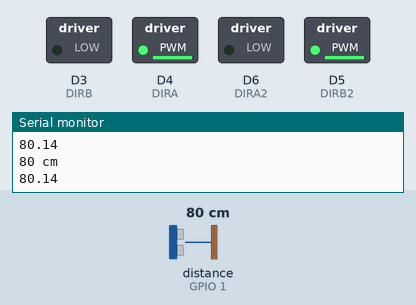
The sketch below on a simulated ESP8266 (NodeMCU). On the bench: switched loads named in the sketch (green lamp = pin HIGH), the last lines printed to the serial monitor. Wiring (inferred from the names in the program): ultrasonic range finder: trigger D8; echo GPIO 1. The test bench sets the inputs (shaded band); at power-on: distance to the obstacle (sensor on GPIO 1) 80 cm. The echo pulse lasts 58.3 µs per cm; EEPROM starts erased; pins used as bus, display or sensor lines are not drawn.

Above: at 0.9 s.
1.0 s: distance to the obstacle (sensor on GPIO 1) set to 7 cm
2.5 s: distance to the obstacle (sensor on GPIO 1) set to 4 cm
At 3.1 s:
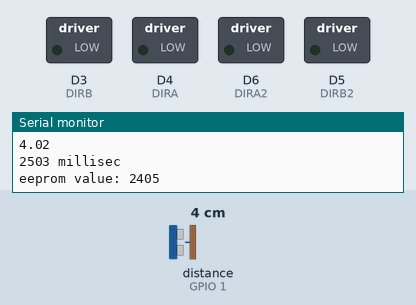
Timing chart, 0 to 5.5 s (numbered marks = the images above; inputs shaded):
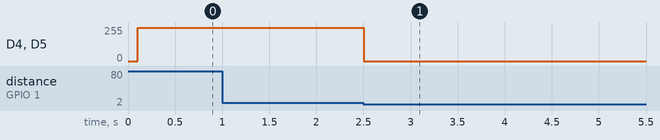

Measured:
- the behaviour switches between 6 and 5 cm on distance to the obstacle (sensor on GPIO 1) (found by bisection; images 0 and 1)
- after the input at 2.5 s, D4 (DIRA), D5 (DIRB2): 250/255 → 0/255 at once

The sketch:

calibrate360.ino
```cpp
#include <EEPROM.h>

#define TRIG_PIN D8
#define ECHO_PIN D10

#define TIME360 0
#define LOWSPEED 250

//Motors initialization

//motor nr1
#define DIRA D4
#define DIRB D3

// motor nr2
#define DIRA2 D6
#define DIRB2 D5

int a, pos = 0;

long distance() {
   // The sensor is triggered by a HIGH pulse of 10 or more microseconds.
  // Give a short LOW pulse beforehand to ensure a clean HIGH pulse:
  digitalWrite(TRIG_PIN, LOW);
  delayMicroseconds(5);
  digitalWrite(TRIG_PIN, HIGH);
  delayMicroseconds(10);
  digitalWrite(TRIG_PIN, LOW);

  // Read the signal from the sensor: a HIGH pulse whose
  // duration is the time (in microseconds) from the sending
  // of the ping to the reception of its echo off of an object.
  pinMode(ECHO_PIN, INPUT);
  long duration = pulseIn(ECHO_PIN, HIGH);
  // Convert the time into a distance
  Serial.println((duration/2) / 29.1);
  return (duration/2) / 29.1;
}


//Only one action is requierd since the robot needs to make (in this stage) only a 360 turn
void turnLeft() {
  analogWrite(DIRA,LOWSPEED);
  analogWrite(DIRB,LOW);
  analogWrite(DIRA2,LOW);
  analogWrite(DIRB2,LOWSPEED);

  Serial.print(distance());
  Serial.println(" cm");
}

unsigned long returnTime() {
  unsigned long rTime = millis();

  while(distance() > 5) {
    turnLeft();
  }

  Serial.print(millis());
  Serial.println(" millisec");

  analogWrite(DIRA,LOW);
  analogWrite(DIRB,LOW);
  analogWrite(DIRA2,LOW);
  analogWrite(DIRB2,LOW);

  return millis() - rTime;
}


void setup() {
  unsigned long t360;
  Serial.begin(74880);

  //Motors pins setup
  pinMode(DIRA,OUTPUT);
  pinMode(DIRB,OUTPUT);
  pinMode(DIRA2,OUTPUT);
  pinMode(DIRB2,OUTPUT);

  //SR04 distance sensor pins setup
  pinMode(TRIG_PIN, OUTPUT); // Sets the trigPin as an Output
  pinMode(ECHO_PIN, INPUT); // Sets the echoPin as an Input

  delay(100);

  EEPROM.begin(512);
  EEPROM.put(255, returnTime()); //Remember the time of the spin in EEPROM so the value can be used in Rescue_Nemo.ino
  EEPROM.commit();
  EEPROM.end();

  //Check the value (for safety)
  Serial.print("eeprom value: ");
  EEPROM.begin(512);
  EEPROM.get(255, t360);
  EEPROM.end();

  Serial.println(t360);
}

void loop() {
  delay(20);
}
```
